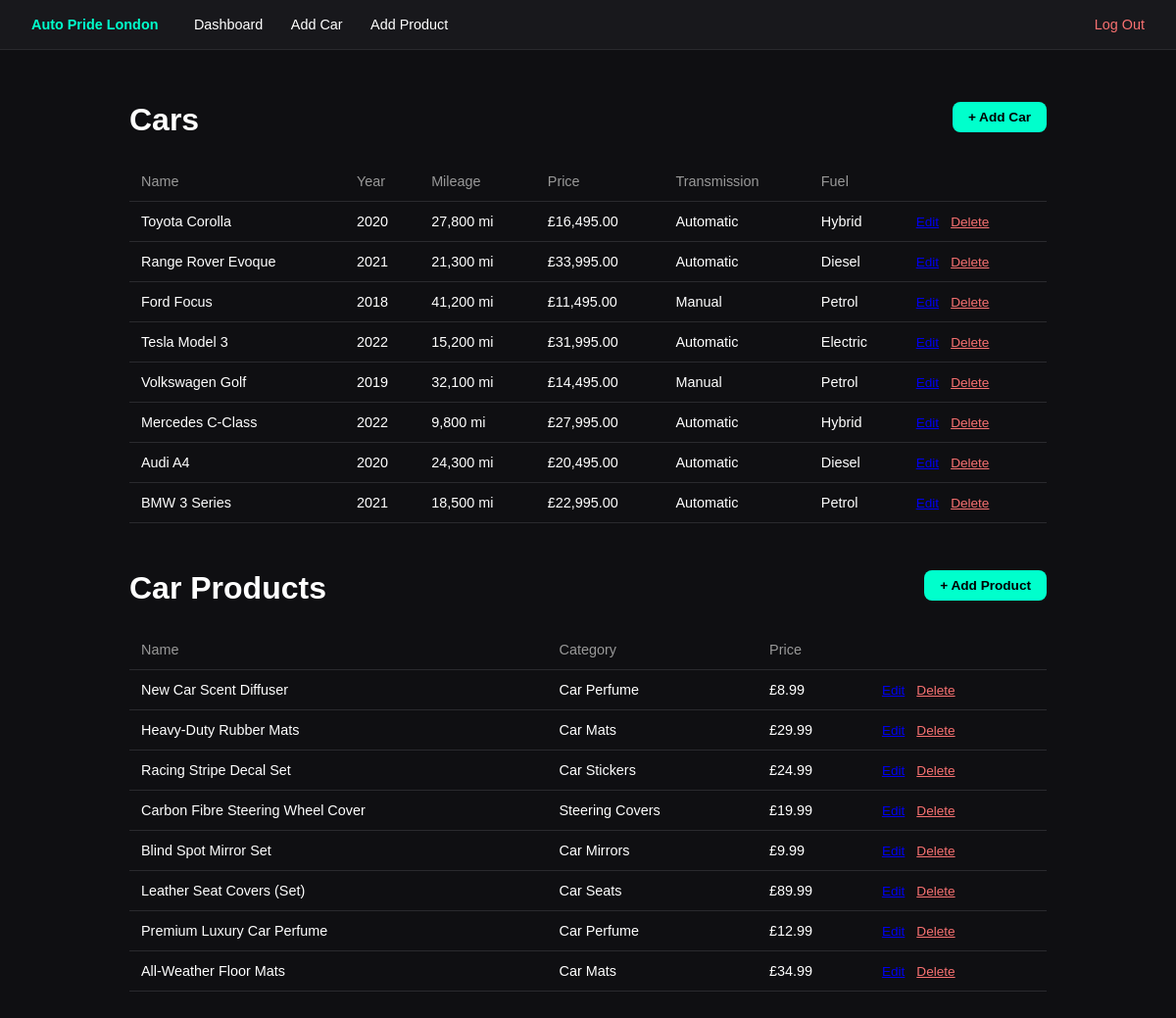
The page /admin/index.php (signed in) on the database its author committed.
### tables this page shows
CREATE TABLE cars (
        id INTEGER PRIMARY KEY AUTOINCREMENT,
        name TEXT NOT NULL,
        year INTEGER NOT NULL,
        mileage INTEGER NOT NULL,
        price REAL NOT NULL,
        transmission TEXT NOT NULL,
        fuel_type TEXT NOT NULL,
        image TEXT NOT NULL,
        created_at TEXT DEFAULT CURRENT_TIMESTAMP
    );

CREATE TABLE products (
        id INTEGER PRIMARY KEY AUTOINCREMENT,
        name TEXT NOT NULL,
        category TEXT NOT NULL,
        price REAL NOT NULL,
        image TEXT NOT NULL,
        created_at TEXT DEFAULT CURRENT_TIMESTAMP
    );

### config.php (called while the page is built)
<?php
function db(): PDO
{
    static $pdo = null;
    if ($pdo !== null) {
        return $pdo;
    }
    $localConfigPath = __DIR__ . '/config.local.php';
    if (file_exists($localConfigPath)) {
        $cfg = require $localConfigPath;
        $dsn = "mysql:host={$cfg['host']};dbname={$cfg['dbname']};charset=utf8mb4";
        $pdo = new PDO($dsn, $cfg['user'], $cfg['pass'], [
            PDO::ATTR_ERRMODE => PDO::ERRMODE_EXCEPTION,
            PDO::ATTR_DEFAULT_FETCH_MODE => PDO::FETCH_ASSOC,
        ]);
    } else {
        $dbFile = __DIR__ . '/dev.sqlite';
        $pdo = new PDO('sqlite:' . $dbFile, null, null, [
            PDO::ATTR_ERRMODE => PDO::ERRMODE_EXCEPTION,
            PDO::ATTR_DEFAULT_FETCH_MODE => PDO::FETCH_ASSOC,
        ]);
        $pdo->exec('PRAGMA foreign_keys = ON');
    }
    return $pdo;
}

### admin/index.php (the view, shortened to what this page needs)
<?php
require __DIR__ . '/_layout_top.php';
$cars = db()->query('SELECT * FROM cars ORDER BY id DESC')->fetchAll();
$products = db()->query('SELECT * FROM products ORDER BY id DESC')->fetchAll();
?>
<h1>Cars <a class="btn" href="car_form.php" style="float:right;">+ Add Car</a></h1>
<table>
    <tr>
        <th>Name</th><th>Year</th><th>Mileage</th><th>Price</th><th>Transmission</th><th>Fuel</th><th></th>
    </tr>
    <?php foreach ($cars as $car): ?>
    <tr>
        <td><?= htmlspecialchars($car['name']) ?></td>
        <td><?= htmlspecialchars($car['year']) ?></td>
        <td><?= number_format($car['mileage']) ?> mi</td>
        <td>£<?= number_format($car['price'], 2) ?></td>
        <td><?= htmlspecialchars($car['transmission']) ?></td>
        <td><?= htmlspecialchars($car['fuel_type']) ?></td>
        <td class="actions">
            <a href="car_form.php?id=<?= $car['id'] ?>">Edit</a>
            <form class="inline" method="POST" action="car_delete.php" onsubmit="return confirm('Delete this car?');">
                <a href="#" onclick="this.closest('form').requestSubmit(); return false;" style="color:#f87171;">Delete</a>
            </form>
        </td>
    </tr>
    <?php endforeach; ?>
</table>
<h1 style="margin-top:3rem;">Car Products <a class="btn" href="product_form.php" style="float:right;">+ Add Product</a></h1>
<table>
    <tr>
        <th>Name</th><th>Category</th><th>Price</th><th></th>
    </tr>
    <?php foreach ($products as $product): ?>
    <tr>
        <td><?= htmlspecialchars($product['name']) ?></td>
        <td><?= htmlspecialchars($product['category']) ?></td>
        <td>£<?= number_format($product['price'], 2) ?></td>
        <td class="actions">
            <a href="product_form.php?id=<?= $product['id'] ?>">Edit</a>
            <form class="inline" method="POST" action="product_delete.php" onsubmit="return confirm('Delete this product?');">
                <a href="#" onclick="this.closest('form').requestSubmit(); return false;" style="color:#f87171;">Delete</a>
            </form>
        </td>
    </tr>
    <?php endforeach; ?>
</table>
<?php require __DIR__ . '/_layout_bottom.php'; ?>

### admin/_layout_top.php (shortened to what this page needs)
<?php
require __DIR__ . '/../config.php';
?>
<!DOCTYPE html>
<html lang="en">
<head>
</head>
<body>
    <header>
        <div>
            <a class="brand" href="index.php">Auto Pride London</a>
            <a href="index.php">Dashboard</a>
            <a href="car_form.php">Add Car</a>
            <a href="product_form.php">Add Product</a>
        </div>
        <a class="logout" href="logout.php">Log Out</a>
    </header>
    <main>

### admin/_layout_bottom.php
    </main>
</body>
</html>

### admin/_layout_top.php (style rules this page uses)
* { box-sizing: border-box; }
body { font-family: sans-serif; background: #0F0F12; color: #fff; margin: 0; }
header { background: #18181C; padding: 1rem 2rem; display: flex; justify-content: space-between; align-items: center; border-bottom: 1px solid #2a2a2e; }
header a { color: #fff; text-decoration: none; margin-right: 1.5rem; font-size: 0.9rem; }
header a.brand { font-weight: bold; color: #00FFCC; margin-right: 2rem; }
header a.logout { color: #f87171; margin-right: 0; }
main { padding: 2rem; max-width: 1000px; margin: 0 auto; }
table { width: 100%; border-collapse: collapse; margin-top: 1.5rem; }
th, td { text-align: left; padding: 0.75rem; border-bottom: 1px solid #2a2a2e; font-size: 0.9rem; }
th { color: #999; font-weight: 500; }
.btn { display: inline-block; padding: 0.5rem 1rem; border-radius: 8px; background: #00FFCC; color: #000; font-weight: bold; text-decoration: none; font-size: 0.85rem; }
.actions a { margin-right: 0.5rem; font-size: 0.85rem; }
form.inline { display: inline; }

### rows shown on the page
cars: name "Toyota Corolla", year "2020", mileage "27,800", price "16,495.00", transmission "Automatic", fuel_type "Hybrid"
cars: name "Range Rover Evoque", year "2021", mileage "21,300", price "33,995.00", transmission "Automatic", fuel_type "Diesel"
cars: name "Ford Focus", year "2018", mileage "41,200", price "11,495.00", transmission "Manual", fuel_type "Petrol"
cars: name "Tesla Model 3", year "2022", mileage "15,200", price "31,995.00", transmission "Automatic", fuel_type "Electric"
cars: name "Volkswagen Golf", year "2019", mileage "32,100", price "14,495.00", transmission "Manual", fuel_type "Petrol"
cars: name "Mercedes C-Class", year "2022", mileage "9,800", price "27,995.00", transmission "Automatic", fuel_type "Hybrid"
cars: name "Audi A4", year "2020", mileage "24,300", price "20,495.00", transmission "Automatic", fuel_type "Diesel"
cars: name "BMW 3 Series", year "2021", mileage "18,500", price "22,995.00", transmission "Automatic", fuel_type "Petrol"
products: name "New Car Scent Diffuser", category "Car Perfume", price "8.99"
products: name "Heavy-Duty Rubber Mats", category "Car Mats", price "29.99"
products: name "Racing Stripe Decal Set", category "Car Stickers", price "24.99"
products: name "Carbon Fibre Steering Wheel Cover", category "Steering Covers", price "19.99"
products: name "Blind Spot Mirror Set", category "Car Mirrors", price "9.99"
products: name "Leather Seat Covers (Set)", category "Car Seats", price "89.99"
products: name "Premium Luxury Car Perfume", category "Car Perfume", price "12.99"
products: name "All-Weather Floor Mats", category "Car Mats", price "34.99"
